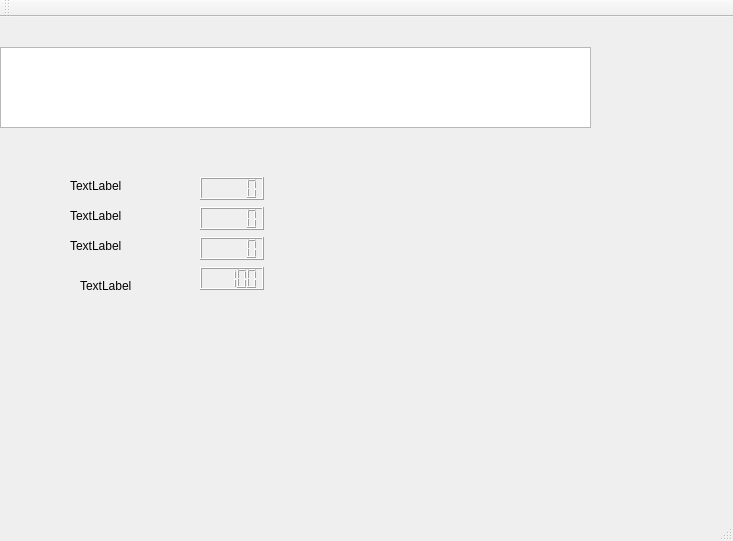
<?xml version="1.0" encoding="UTF-8"?>
<ui version="4.0">
 <class>MainWindow</class>
 <widget class="QMainWindow" name="MainWindow">
  <property name="geometry">
   <rect>
    <x>0</x>
    <y>0</y>
    <width>733</width>
    <height>541</height>
   </rect>
  </property>
  <property name="windowTitle">
   <string>MainWindow</string>
  </property>
  <widget class="QWidget" name="centralWidget">
   <widget class="QTableView" name="tableView">
    <property name="geometry">
     <rect>
      <x>0</x>
      <y>30</y>
      <width>591</width>
      <height>81</height>
     </rect>
    </property>
   </widget>
   <widget class="QLabel" name="label">
    <property name="geometry">
     <rect>
      <x>70</x>
      <y>160</y>
      <width>67</width>
      <height>17</height>
     </rect>
    </property>
    <property name="text">
     <string>TextLabel</string>
    </property>
   </widget>
   <widget class="QLabel" name="label_2">
    <property name="geometry">
     <rect>
      <x>70</x>
      <y>190</y>
      <width>67</width>
      <height>17</height>
     </rect>
    </property>
    <property name="text">
     <string>TextLabel</string>
    </property>
   </widget>
   <widget class="QLabel" name="label_3">
    <property name="geometry">
     <rect>
      <x>70</x>
      <y>220</y>
      <width>67</width>
      <height>17</height>
     </rect>
    </property>
    <property name="text">
     <string>TextLabel</string>
    </property>
   </widget>
   <widget class="QLabel" name="label_4">
    <property name="geometry">
     <rect>
      <x>80</x>
      <y>260</y>
      <width>67</width>
      <height>17</height>
     </rect>
    </property>
    <property name="text">
     <string>TextLabel</string>
    </property>
   </widget>
   <widget class="QLCDNumber" name="lcdNumber">
    <property name="geometry">
     <rect>
      <x>200</x>
      <y>160</y>
      <width>64</width>
      <height>23</height>
     </rect>
    </property>
   </widget>
   <widget class="QLCDNumber" name="lcdNumber_2">
    <property name="geometry">
     <rect>
      <x>200</x>
      <y>190</y>
      <width>64</width>
      <height>23</height>
     </rect>
    </property>
   </widget>
   <widget class="QLCDNumber" name="lcdNumber_3">
    <property name="geometry">
     <rect>
      <x>200</x>
      <y>220</y>
      <width>64</width>
      <height>23</height>
     </rect>
    </property>
   </widget>
   <widget class="QLCDNumber" name="lcdNumber_4">
    <property name="geometry">
     <rect>
      <x>200</x>
      <y>250</y>
      <width>64</width>
      <height>23</height>
     </rect>
    </property>
    <property name="intValue" stdset="0">
     <number>100</number>
    </property>
   </widget>
  </widget>
  <widget class="QMenuBar" name="menuBar">
   <property name="geometry">
    <rect>
     <x>0</x>
     <y>0</y>
     <width>733</width>
     <height>22</height>
    </rect>
   </property>
  </widget>
  <widget class="QToolBar" name="mainToolBar">
   <attribute name="toolBarArea">
    <enum>TopToolBarArea</enum>
   </attribute>
   <attribute name="toolBarBreak">
    <bool>false</bool>
   </attribute>
  </widget>
  <widget class="QStatusBar" name="statusBar"/>
 </widget>
 <layoutdefault spacing="6" margin="11"/>
 <resources/>
 <connections/>
</ui>
